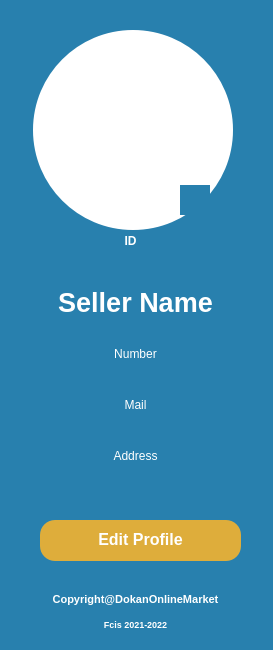
       <widget class="QFrame" name="frm1_Info_5">
        <property name="geometry">
         <rect>
          <x>17</x>
          <y>120</y>
          <width>273</width>
          <height>650</height>
         </rect>
        </property>
        <property name="autoFillBackground">
         <bool>false</bool>
        </property>
        <property name="styleSheet">
         <string notr="true">*{
 background-color:#2880AE;
 opacity:0.5; 
 border-radius: 25px;
 }</string>
        </property>
        <property name="frameShape">
         <enum>QFrame::StyledPanel</enum>
        </property>
        <property name="frameShadow">
         <enum>QFrame::Raised</enum>
        </property>
        <widget class="QPushButton" name="btn_frm1_EditProfile_5">
         <property name="geometry">
          <rect>
           <x>40</x>
           <y>520</y>
           <width>201</width>
           <height>41</height>
          </rect>
         </property>
         <property name="font">
          <font>
           <family>Segoe UI</family>
           <pointsize>12</pointsize>
           <italic>false</italic>
           <bold>true</bold>
          </font>
         </property>
         <property name="cursor">
          <cursorShape>PointingHandCursor</cursorShape>
         </property>
         <property name="styleSheet">
          <string notr="true">*{
 color: #ffffff;
 background-color: #dead3b;
 border-radius: 15px;
 font: 700 12pt &quot;Segoe UI&quot;;
 padding: -3 0 0 0px;
 }
 </string>
         </property>
         <property name="text">
          <string>Edit Profile</string>
         </property>
        </widget>
        <widget class="QLabel" name="lb_frm1_img_5">
         <property name="geometry">
          <rect>
           <x>33</x>
           <y>30</y>
           <width>200</width>
           <height>200</height>
          </rect>
         </property>
         <property name="styleSheet">
          <string notr="true">*{
 background-color: #ffffff;
 border-radius: 100px;
 }
 </string>
         </property>
         <property name="text">
          <string/>
         </property>
         <property name="pixmap">
          <pixmap resource="Resources.qrc">:/img/assets/img/icons/icons8-circled-user-male-skin-type-7-96.png</pixmap>
         </property>
         <property name="scaledContents">
          <bool>true</bool>
         </property>
        </widget>
        <widget class="QWidget" name="layoutWidget_4">
         <property name="geometry">
          <rect>
           <x>10</x>
           <y>280</y>
           <width>251</width>
           <height>198</height>
          </rect>
         </property>
         <layout class="QVBoxLayout" name="verticalLayout_10">
          <item>
           <widget class="QLabel" name="lb_frm1_Name_5">
            <property name="font">
             <font>
              <family>Segoe UI</family>
              <pointsize>20</pointsize>
              <italic>false</italic>
              <bold>true</bold>
             </font>
            </property>
            <property name="styleSheet">
             <string notr="true">color: rgb(255, 255, 255);
  font: 700 20pt &quot;Segoe UI&quot;;</string>
            </property>
            <property name="text">
             <string>Seller Name</string>
            </property>
            <property name="alignment">
             <set>Qt::AlignCenter</set>
            </property>
           </widget>
          </item>
          <item>
           <widget class="QLabel" name="lb_frm1_phone_5">
            <property name="styleSheet">
             <string notr="true">color: rgb(255, 255, 255);
  font: 700 14pt &quot;Segoe UI&quot;;</string>
            </property>
            <property name="text">
             <string>Number</string>
            </property>
            <property name="alignment">
             <set>Qt::AlignCenter</set>
            </property>
           </widget>
          </item>
          <item>
           <widget class="QLabel" name="lb_frm1_mail_5">
            <property name="styleSheet">
             <string notr="true">color: rgb(255, 255, 255);
  font: 700 14pt &quot;Segoe UI&quot;;</string>
            </property>
            <property name="text">
             <string>Mail</string>
            </property>
            <property name="alignment">
             <set>Qt::AlignCenter</set>
            </property>
           </widget>
          </item>
          <item>
           <widget class="QLabel" name="lb_frm1_address_5">
            <property name="styleSheet">
             <string notr="true">color: rgb(255, 255, 255);
  font: 700 14pt &quot;Segoe UI&quot;;</string>
            </property>
            <property name="text">
             <string>Address</string>
            </property>
            <property name="alignment">
             <set>Qt::AlignCenter</set>
            </property>
           </widget>
          </item>
         </layout>
        </widget>
        <widget class="QWidget" name="layoutWidget">
         <property name="geometry">
          <rect>
           <x>20</x>
           <y>590</y>
           <width>231</width>
           <height>43</height>
          </rect>
         </property>
         <layout class="QVBoxLayout" name="verticalLayout_11">
          <item>
           <widget class="QLabel" name="lb_frm1_Copyrights1_5">
            <property name="enabled">
             <bool>true</bool>
            </property>
            <property name="font">
             <font>
              <family>Segoe UI</family>
              <pointsize>8</pointsize>
              <italic>false</italic>
              <bold>true</bold>
             </font>
            </property>
            <property name="styleSheet">
             <string notr="true">color: rgb(255, 255, 255);
  font: 700 8pt &quot;Segoe UI&quot;;</string>
            </property>
            <property name="text">
             <string>Copyright@DokanOnlineMarket</string>
            </property>
            <property name="alignment">
             <set>Qt::AlignCenter</set>
            </property>
           </widget>
          </item>
          <item>
           <widget class="QLabel" name="lb_frm1_Copyrights2_5">
            <property name="font">
             <font>
              <family>Segoe UI</family>
              <pointsize>7</pointsize>
              <italic>false</italic>
              <bold>true</bold>
             </font>
            </property>
            <property name="styleSheet">
             <string notr="true">color: rgb(255, 255, 255);
  font: 700 7pt &quot;Segoe UI&quot;;</string>
            </property>
            <property name="text">
             <string>Fcis 2021-2022</string>
            </property>
            <property name="alignment">
             <set>Qt::AlignCenter</set>
            </property>
           </widget>
          </item>
         </layout>
        </widget>
        <widget class="QLabel" name="lb_frm1_VerifiedBadge_5">
         <property name="geometry">
          <rect>
           <x>180</x>
           <y>185</y>
           <width>30</width>
           <height>30</height>
          </rect>
         </property>
         <property name="text">
          <string/>
         </property>
         <property name="pixmap">
          <pixmap resource="Resources.qrc">:/img/assets/img/icons/icons8-verified-badge-96.png</pixmap>
         </property>
         <property name="scaledContents">
          <bool>true</bool>
         </property>
        </widget>
        <widget class="QLabel" name="lb_frm1_ID_5">
         <property name="geometry">
          <rect>
           <x>80</x>
           <y>230</y>
           <width>101</width>
           <height>21</height>
          </rect>
         </property>
         <property name="font">
          <font>
           <family>Segoe UI</family>
           <pointsize>9</pointsize>
           <italic>false</italic>
           <bold>true</bold>
          </font>
         </property>
         <property name="styleSheet">
          <string notr="true">*{
color: #ffffff;
}</string>
         </property>
         <property name="text">
          <string>ID</string>
         </property>
         <property name="alignment">
          <set>Qt::AlignCenter</set>
         </property>
        </widget>
       </widget>
